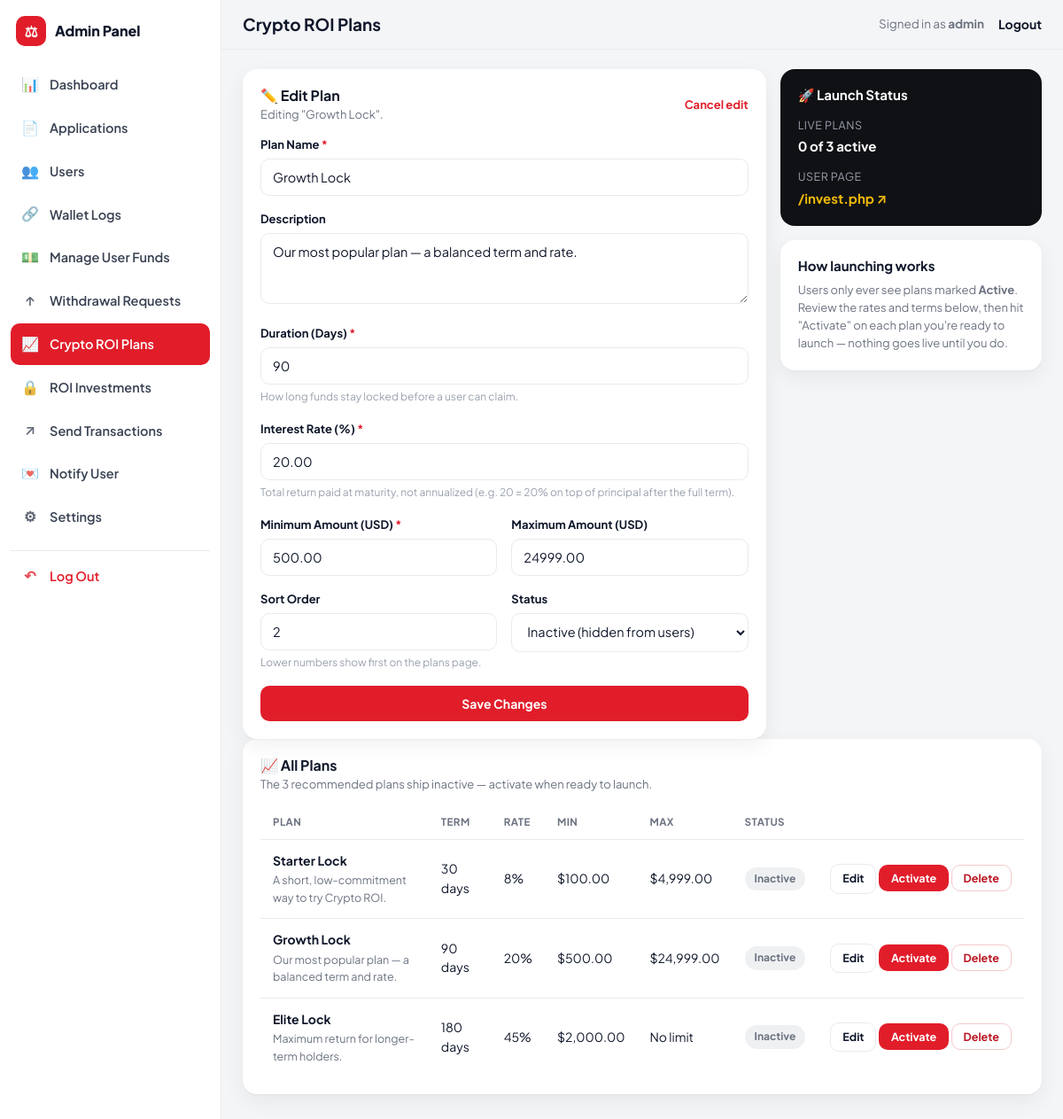
Screenshot of /admin/investment-plans.php?edit=2 (signed in) with the database file from the repository.
### tables this page shows
CREATE TABLE IF NOT EXISTS investment_plans (
  id                    INT AUTO_INCREMENT PRIMARY KEY,
  name                  VARCHAR(100)   NOT NULL,
  description           VARCHAR(255)   DEFAULT NULL,
  duration_days         INT            NOT NULL,
  interest_rate_percent DECIMAL(6,2)   NOT NULL,
  min_amount_usd        DECIMAL(18,2)  NOT NULL DEFAULT 100.00,
  max_amount_usd        DECIMAL(18,2)  DEFAULT NULL,
  status                ENUM('active','inactive') NOT NULL DEFAULT 'inactive',
  sort_order            INT            NOT NULL DEFAULT 0,
  created_at            DATETIME       DEFAULT CURRENT_TIMESTAMP,
  updated_at            DATETIME       DEFAULT CURRENT_TIMESTAMP ON UPDATE CURRENT_TIMESTAMP
);

### db.php (called while the page is built, shortened)
<?php
function db(): PDO {
    static $pdo = null;
    if ($pdo === null) {
        try {
            $dsn = 'mysql:host=' . DB_HOST . ';port=' . DB_PORT . ';dbname=' . DB_NAME . ';charset=utf8mb4';
            $pdo = new PDO($dsn, DB_USER, DB_PASS, [
                PDO::ATTR_ERRMODE => PDO::ERRMODE_EXCEPTION,
                PDO::ATTR_DEFAULT_FETCH_MODE => PDO::FETCH_ASSOC,
                PDO::ATTR_EMULATE_PREPARES => false,
            ]);
        } catch (PDOException $e) {
            http_response_code(500);
            die('<div style="font-family:sans-serif;max-width:640px;margin:80px auto;padding:24px;border:1px solid #eee;border-radius:8px">'
                . '<h2 style="color:#0f172a">Database connection failed</h2>'
                . '<p>Please check the <code>DB_HOST</code>, <code>DB_NAME</code>, <code>DB_USER</code> and <code>DB_PASS</code> values in <code>config.php</code>, '
                . 'and confirm the database was created and <code>sql/schema.sql</code> has been imported via phpMyAdmin.</p>'
                . '<p style="color:#888;font-size:13px">' . htmlspecialchars($e->getMessage()) . '</p></div>');
        }
    }
    return $pdo;
}

### admin/investment-plans.php (the view, shortened to what this page needs)
<?php
require_once __DIR__ . '/../auth.php';
require_admin();
$plans = db()->query('SELECT * FROM investment_plans ORDER BY sort_order ASC, id ASC')->fetchAll(PDO::FETCH_ASSOC);
$editId = (int) ($_GET['edit'] ?? 0);
$editPlan = null;
if ($editId) {
    foreach ($plans as $p) {
        if ((int) $p['id'] === $editId) { $editPlan = $p; break; }
    }
}
$activeCount = count(array_filter($plans, fn($p) => $p['status'] === 'active'));
$pageTitle = 'Crypto ROI Plans';
require __DIR__ . '/includes/header.php';
?>
<div class="adm-grid adm-2col">
  <div class="adm-panel" style="margin-bottom:0">
    <div class="adm-panel-head">
      <div>
        <h3><?= $editPlan ? '&#9999;&#65039; Edit Plan' : '&#10133; New Plan' ?></h3>
        <div class="sub"><?= $editPlan ? 'Editing "' . e($editPlan['name']) . '".' : 'Add another Crypto ROI plan alongside the 3 recommended ones.' ?></div>
      </div>
      <?php if ($editPlan): ?><a href="investment-plans.php" class="viewall">Cancel edit</a><?php endif; ?>
    </div>
    <form method="post">
      <div class="adm-field"><label>Plan Name <span class="req">*</span></label>
        <input type="text" name="name" maxlength="100" required value="<?= e($editPlan['name'] ?? '') ?>" placeholder="e.g. Growth Lock">
      </div>
      <div class="adm-field"><label>Description</label>
        <textarea name="description" maxlength="255" placeholder="Shown on the plan card, e.g. a one-line pitch"><?= e($editPlan['description'] ?? '') ?></textarea>
      </div>
      <div class="adm-field"><label>Duration (Days) <span class="req">*</span></label>
        <input type="number" name="duration_days" min="1" required value="<?= e($editPlan['duration_days'] ?? '30') ?>">
        <div class="hint">How long funds stay locked before a user can claim.</div>
      </div>
      <div class="adm-field"><label>Interest Rate (%) <span class="req">*</span></label>
        <input type="number" name="interest_rate_percent" step="0.01" min="0.01" required value="<?= e($editPlan['interest_rate_percent'] ?? '') ?>">
        <div class="hint">Total return paid at maturity, not annualized (e.g. 20 = 20% on top of principal after the full term).</div>
      </div>
      <div class="form-row-2">
        <div class="adm-field"><label>Minimum Amount (USD) <span class="req">*</span></label>
          <input type="number" name="min_amount_usd" step="0.01" min="0.01" required value="<?= e($editPlan['min_amount_usd'] ?? '') ?>">
        </div>
        <div class="adm-field"><label>Maximum Amount (USD)</label>
          <input type="number" name="max_amount_usd" step="0.01" min="0.01" value="<?= isset($editPlan['max_amount_usd']) && $editPlan['max_amount_usd'] !== null ? e($editPlan['max_amount_usd']) : '' ?>" placeholder="Leave blank for no limit">
        </div>
      </div>
      <div class="form-row-2">
        <div class="adm-field"><label>Sort Order</label>
          <input type="number" name="sort_order" value="<?= e($editPlan['sort_order'] ?? '0') ?>">
          <div class="hint">Lower numbers show first on the plans page.</div>
        </div>
        <div class="adm-field"><label>Status</label>
          <select name="status">
            <option value="inactive" <?= (($editPlan['status'] ?? 'inactive') === 'inactive') ? 'selected' : '' ?>>Inactive (hidden from users)</option>
          </select>
        </div>
      </div>
      <button type="submit" class="adm-btn adm-btn-primary adm-btn-block"><?= $editPlan ? 'Save Changes' : 'Create Plan' ?></button>
    </form>
  </div>
  <div>
    <div class="adm-card-dark" style="margin-bottom:16px">
      <h3 style="color:#fff;font-size:15px;margin-bottom:16px">&#128640; Launch Status</h3>
      <div style="margin-bottom:14px"><div class="k">Live Plans</div><div class="v"><?= $activeCount ?> of <?= count($plans) ?> active</div></div>
      <div><div class="k">User Page</div><div class="v"><a href="../invest.php" target="_blank" style="color:#f0b90b">/invest.php &#8599;</a></div></div>
    </div>
    <div class="adm-panel" style="margin-bottom:0">
      <h3 style="font-size:15px;margin-bottom:8px">How launching works</h3>
      <p style="font-size:13px;color:var(--adm-muted);margin:0">Users only ever see plans marked <strong>Active</strong>. Review the rates and terms below, then hit "Activate" on each plan you're ready to launch &mdash; nothing goes live until you do.</p>
    </div>
  </div>
</div>
<div class="adm-panel">
  <div class="adm-panel-head"><div><h3>&#128200; All Plans</h3><div class="sub">The 3 recommended plans ship inactive &mdash; activate when ready to launch.</div></div></div>
  <?php if (!$plans): ?>
    <div class="adm-empty">No plans yet.</div>
  <?php else: ?>
    <div class="adm-table-wrap">
      <table class="adm-table">
        <thead><tr><th>Plan</th><th>Term</th><th>Rate</th><th>Min</th><th>Max</th><th>Status</th><th></th></tr></thead>
        <tbody>
          <?php foreach ($plans as $p): ?>
            <tr>
              <td><strong><?= e($p['name']) ?></strong><?php if ($p['description']): ?><div class="adm-cell-sub"><?= e($p['description']) ?></div><?php endif; ?></td>
              <td><?= (int) $p['duration_days'] ?> days</td>
              <td><?= e(rtrim(rtrim(number_format((float) $p['interest_rate_percent'], 2), '0'), '.')) ?>%</td>
              <td><?= fmt_money((float) $p['min_amount_usd']) ?></td>
              <td><?= $p['max_amount_usd'] !== null ? fmt_money((float) $p['max_amount_usd']) : 'No limit' ?></td>
              <td><?= badge_for_status($p['status'], ['active' => 'Active', 'inactive' => 'Inactive']) ?></td>
              <td style="white-space:nowrap">
                <a href="investment-plans.php?edit=<?= (int) $p['id'] ?>" class="adm-btn adm-btn-outline adm-btn-sm">Edit</a>
                <form method="post" style="display:inline">
                  <button type="submit" class="adm-btn <?= $p['status'] === 'active' ? 'adm-btn-outline' : 'adm-btn-primary' ?> adm-btn-sm"><?= $p['status'] === 'active' ? 'Deactivate' : 'Activate' ?></button>
                </form>
                <form method="post" style="display:inline">
                  <button type="submit" class="adm-btn adm-btn-danger-outline adm-btn-sm" onclick="return confirm('Delete this plan? Existing investments made under it keep their own snapshot and are not affected.')">Delete</button>
                </form>
              </td>
            </tr>
          <?php endforeach; ?>
        </tbody>
      </table>
    </div>
  <?php endif; ?>
</div>
<?php require __DIR__ . '/includes/footer.php'; ?>

### admin/includes/header.php (shortened to what this page needs)
<?php
require_once __DIR__ . '/../../auth.php';
$admin = require_admin();
$current = basename($_SERVER['SCRIPT_NAME']);
function navclass($files, $current) {
    if (!is_array($files)) $files = [$files];
    return in_array($current, $files, true) ? 'active' : '';
}
?>
<!DOCTYPE html>
<html lang="en">
<head>
<link rel="stylesheet" href="../assets/css/style.css">
<link rel="stylesheet" href="../assets/css/page-loader.css">
<link rel="stylesheet" href="assets/admin.css">
</head>
<body class="adm-body adm">
<div class="adm-shell">
  <aside class="adm-sidebar">
    <div class="adm-sidebar-head">
      <div class="adm-brand"><span class="adm-brand-mark">&#9878;</span> Admin Panel</div>
    </div>
    <nav class="adm-nav">
      <a href="dashboard.php" class="<?= navclass(['dashboard.php', 'explorer.php'], $current) ?>"><span class="ic">&#128202;</span> Dashboard</a>
      <a href="applications.php" class="<?= navclass(['applications.php', 'application_view.php'], $current) ?>"><span class="ic">&#128196;</span> Applications</a>
      <a href="users.php" class="<?= navclass(['users.php', 'user_edit.php'], $current) ?>"><span class="ic">&#128101;</span> Users</a>
      <a href="wallet-logs.php" class="<?= navclass('wallet-logs.php', $current) ?>"><span class="ic">&#128279;</span> Wallet Logs</a>
      <a href="manage-funds.php" class="<?= navclass('manage-funds.php', $current) ?>"><span class="ic">&#128181;</span> Manage User Funds</a>
      <a href="withdrawals.php" class="<?= navclass('withdrawals.php', $current) ?>"><span class="ic">&#8593;</span> Withdrawal Requests</a>
      <a href="investment-plans.php" class="<?= navclass('investment-plans.php', $current) ?>"><span class="ic">&#128200;</span> Crypto ROI Plans</a>
      <a href="investments.php" class="<?= navclass('investments.php', $current) ?>"><span class="ic">&#128274;</span> ROI Investments</a>
      <a href="send-transactions.php" class="<?= navclass('send-transactions.php', $current) ?>"><span class="ic">&#8599;</span> Send Transactions</a>
      <a href="notify-user.php" class="<?= navclass('notify-user.php', $current) ?>"><span class="ic">&#128140;</span> Notify User</a>
      <a href="settings.php" class="<?= navclass('settings.php', $current) ?>"><span class="ic">&#9881;</span> Settings</a>
      <a href="logout.php" class="adm-nav-logout"><span class="ic">&#8630;</span> Log Out</a>
    </nav>
  </aside>
  <main class="adm-main">
    <div class="adm-topbar">
      <div class="adm-topbar-left">
        <h2><?= isset($pageTitle) ? e($pageTitle) : 'Admin Panel' ?></h2>
      </div>
      <div class="adm-topbar-right">
        <span class="who">Signed in as <strong><?= e($admin['username']) ?></strong></span>
        <a href="logout.php" class="adm-logout-link">Logout</a>
      </div>
    </div>
    <div class="adm-content">

### auth.php (shortened to what this page needs)
<?php
require_once __DIR__ . '/db.php';
function current_admin(): ?array {
    static $cache = null;
    if ($cache !== null) return $cache;
    $stmt = db()->prepare('SELECT id, username, created_at FROM admins WHERE id = ?');
    $stmt->execute([$_SESSION['admin_id']]);
    $cache = $stmt->fetch() ?: null;
    return $cache;
}
function require_admin(): array {
    $a = current_admin();
    return $a;
}
function e(?string $s): string {
    return htmlspecialchars($s ?? '', ENT_QUOTES, 'UTF-8');
}
function fmt_money(float $n): string {
    return '$' . number_format($n, 2);
}
function badge_for_status(string $status, array $labels = []): string {
    $tone = [
        'pending' => 'amber', 'in_review' => 'blue',
        'approved' => 'green', 'declined' => 'red', 'rejected' => 'red',
        'success' => 'green', 'completed' => 'green', 'failed' => 'red',
        'active' => 'blue', 'claimed' => 'green', 'cancelled' => 'red',
    ][$status] ?? 'gray';
    $label = $labels[$status] ?? ucfirst(str_replace('_', ' ', $status));
    return '<span class="adm-badge adm-badge-' . $tone . '">' . htmlspecialchars($label, ENT_QUOTES, 'UTF-8') . '</span>';
}

### assets/css/style.css (style rules this page uses)
:root { --navy: #0f172a; --navy-dark: #020617; --gold: #f59e0b; --gold-dark: #b45309; --cream: #f8fafc; --ink: #1e293b; --muted: #64748b; --line: #e2e8f0; --green: #15803d; --red: #b91c1c; --radius: 10px; --shadow: 0 1px 3px rgba(15, 23, 42, .08), 0 1px 2px rgba(15, 23, 42, .06); --shadow-lg: 0 10px 30px rgba(15, 23, 42, .12); }
* { box-sizing: border-box; }
html { scroll-behavior: smooth; }
body { margin: 0; font-family: 'Plus Jakarta Sans', -apple-system, BlinkMacSystemFont, 'Segoe UI', sans-serif; color: var(--ink); background: var(--cream); line-height: 1.55; }
h1, h2, h3, h4 { font-family: 'Playfair Display', Georgia, serif; margin: 0 0 .4em; color: var(--navy); line-height: 1.2; }
p { margin: 0 0 1em; color: var(--muted); }
a { color: inherit; text-decoration: none; }
.form-row-2 { display: grid; grid-template-columns: 1fr 1fr; gap: 16px; }

### assets/css/page-loader.css (style rules this page uses)
:root { --loader-accent: #f59e0b; }
body.adm-body { --loader-accent: #e11d2a; }

### rows the page displays
investment_plans: name "Growth Lock", description "Our most popular plan — a balanced term and rate.", duration_days "90", interest_rate_percent "20.00", min_amount_usd "500.00", max_amount_usd "24999.00", sort_order "2", status "Inactive (hidden from users)", interest_rate_percent "20", min_amount_usd "$500.00", max_amount_usd "$24,999.00", status "Inactive", shows "Activate"
investment_plans: name "Starter Lock", description "A short, low-commitment way to try Crypto ROI.", duration_days "30", interest_rate_percent "8", min_amount_usd "$100.00", max_amount_usd "$4,999.00", status "Inactive", shows "Activate"
investment_plans: name "Elite Lock", description "Maximum return for longer-term holders.", duration_days "180", interest_rate_percent "45", min_amount_usd "$2,000.00", shows "No limit", status "Inactive", shows "Activate"

### other values shown
$pageTitle "Crypto ROI Plans"
$admin['username'] "admin"
$activeCount "0"
count($plans) "3"
